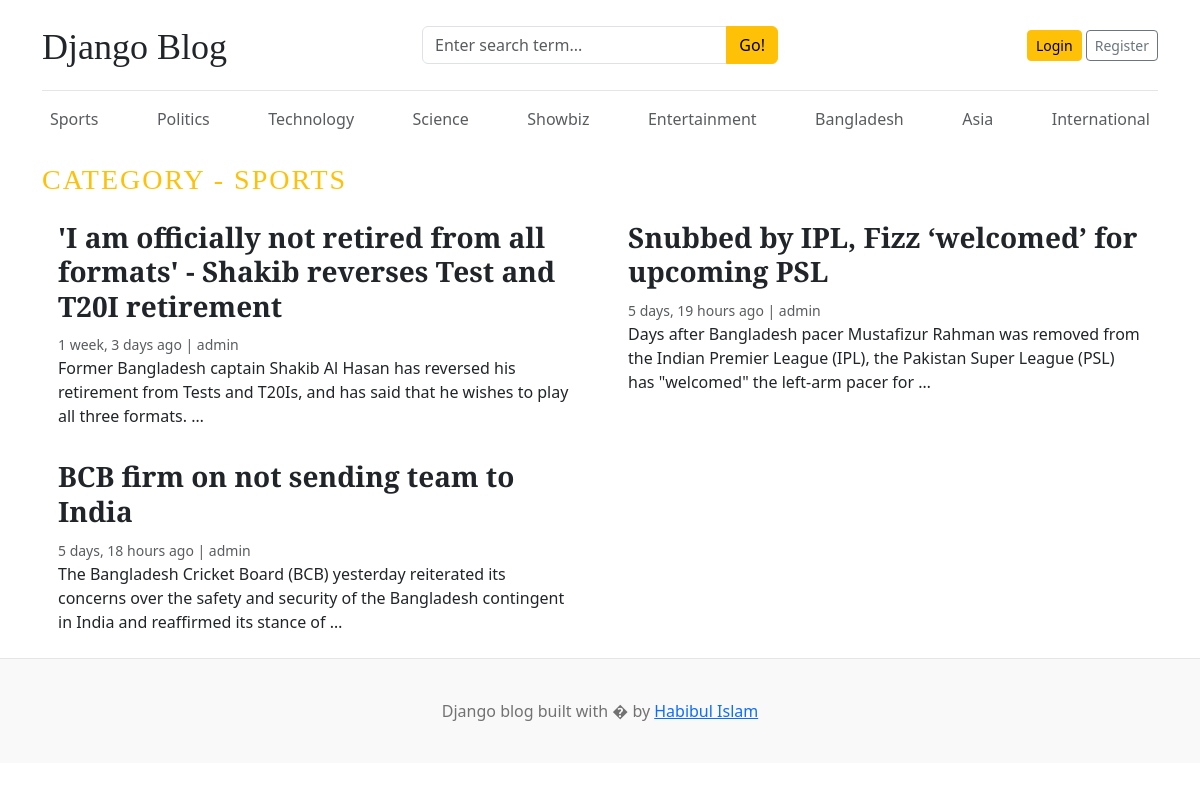
Page /category/1/ on the committed database.
### blogs/models.py (models this page shows, shortened)
class Category(models.Model):
    category_name = models.CharField(max_length=100, unique=True)
    created_at = models.DateTimeField(auto_now=True)
    updated_at = models.DateTimeField(auto_now=True)
    class Meta:
        verbose_name_plural = 'categories'
    def __str__(self):
        return self.category_name

class Blog(models.Model):
    title = models.CharField(max_length=100)
    slug = models.SlugField(max_length=150,unique=True, blank=True)
    category = models.ForeignKey(Category,on_delete=models.CASCADE)
    author = models.ForeignKey(User,on_delete=models.CASCADE)
    featured_image = models.ImageField(upload_to='uploads/%Y/%m/%d/')
    short_description = models.TextField(max_length=500)
    blog_body = models.TextField(max_length=2000)
    status = models.CharField(max_length=20,choices=Status_choice, default='Draft')
    is_featured = models.BooleanField(default=False)
    created_at = models.DateTimeField(auto_now=True)
    updated_at = models.DateTimeField(auto_now=True)
    is_slidePost = models.BooleanField(default=False)

### blogs/views.py (the view)
# urls.py: path('<int:category_id>/', views.post_by_category, name='post_by_category'),
def post_by_category(request, category_id):
    posts = Blog.objects.filter(status="Published",category=category_id)
    category_name = get_object_or_404(Category, id=category_id)
    context = {
        'posts':posts,
        'category_name':category_name,
    }
    return render(request, 'post_by_category.html',context=context)

### blogs/context_processors.py (called while the page is built)
def get_categories(request):
    categories = Category.objects.all()
    return dict(categories=categories)

def get_social_link(request):
    platforms = FollowUs.objects.all()
    return dict(platforms=platforms)

### blogs/templates/post_by_category.html
{% extends "base.html" %}
{% block content %}
  <h3 class="text-uppercase text-warning" style="letter-spacing: 2px;">Category - {{ category_name }}</h3>
  <div class="row mb-2">
    {% if posts %}
    {% for post in posts %}
    <div class="col-md-6">
      <div class="card border-0" >
        <div class="card-body">
          <h3><a href="{% url 'blogs' post.slug %}" class="text-decoration-none text-dark font-weight-bold">{{post.title}}</a></h3>
          <small class="mb-1 text-muted">{{ post.created_at | timesince }} ago | {{ post.author }}</small>
          <p class="card-text">{{ post.short_description | truncatewords:25 }}</p>
        </div>
      </div>
    </div>
    {% endfor %}
    {% else %}
    <p>No posts found</p>
    {% endif %}
  </div>
</div>
{% endblock %}

### templates/base.html (shortened to what this page needs)
{% load static %}
<!DOCTYPE html>
<html lang="en">
<head>
    <link href="https://getbootstrap.com/docs/4.0/dist/css/bootstrap.min.css" rel="stylesheet">
    <link href="https://cdn.jsdelivr.net/npm/bootstrap@5.3.2/dist/css/bootstrap.min.css" rel="stylesheet">
    <link rel="stylesheet" href="https://cdnjs.cloudflare.com/ajax/libs/font-awesome/4.7.0/css/font-awesome.min.css">
    <link href="{% static 'css/blog.css'%}" rel="stylesheet">
  </head>
<body>
    <div class="container">
      <header class="blog-header py-3">
        <div class="row flex-nowrap justify-content-between align-items-center">
          <div class="col-4 pt-1">
            <a class="blog-header-logo text-dark" href="/" style="text-decoration: none !important;">Django Blog</a>
          </div>
          <div class="col-4">
            <form action="{% url 'search' %}" method="GET">
              <div class="input-group">
                <input class="form-control" type="text" name="keyword" value="{{ keyword }}" placeholder="Enter search term..." aria-label="Enter search term..." aria-describedby="button-search" />
                <button type="submit" class="btn btn-warning" id="button-search" type="button">Go!</button>
            </div>
            </form>
          </div>
          <div class="col-4 d-flex justify-content-end align-items-center">
            {% if not user.is_authenticated %}
            <a class="btn btn-sm btn-warning" href="{% url "login" %}">Login</a> &nbsp;
            <a class="btn btn-sm btn-outline-secondary" href="{% url "register" %}">Register</a>
            {% endif %}
          </div>
        </div>
      </header>
      <div class="nav-scroller py-2 mb-3">
        <nav class="nav d-flex justify-content-between">
          {% for category in categories%}
          <a class="p-2 text-muted" href="{% url "post_by_category" category.id%}" style="text-decoration: none !important;">{{category.category_name}}</a>
          {% endfor %}
        </nav>
      </div>
{% block content %}
{% endblock %}
<footer class="blog-footer">
  <p>Django blog built with � by <a href="#">Habibul Islam</a></p>
</footer>
</body>
</html>

### blogapp/static/css/blog.css (style rules this page uses)
.blog-header { border-bottom: 1px solid #e5e5e5; }
.blog-header-logo { font-family: "Playfair Display", Georgia, "Times New Roman", serif; font-size: 2.25rem; }
h1, h2, h3, h4, h5, h6 { font-family: "Playfair Display", Georgia, "Times New Roman", serif; }
.blog-footer { padding: 2.5rem 0; color: #727272; text-align: center; background-color: #f9f9f9; border-top: .05rem solid #e5e5e5; }
.blog-footer p:last-child { margin-bottom: 0; }

### rows in the picture
Category: category_name "Sports", category_name "SPORTS"
Category: category_name "Politics"
Category: category_name "Technology"
Category: category_name "Science"
Category: category_name "Showbiz"
Category: category_name "Entertainment"
Category: category_name "Bangladesh"
Category: category_name "Asia"
Category: category_name "International"
Blog: title "'I am officially not retired from all formats' - Shakib reverses Test and T20I retirement", created_at "1 week, 3 days", author "admin", short_description "Former Bangladesh captain Shakib Al Hasan has reversed his retirement from Tests and T20Is, and has said that he wishes to play all three formats. …"
Blog: title "Snubbed by IPL, Fizz ‘welcomed’ for upcoming PSL", created_at "5 days, 19 hours", author "admin", short_description "Days after Bangladesh pacer Mustafizur Rahman was removed from the Indian Premier League (IPL), the Pakistan Super League (PSL) has \"welcomed\" the left-arm pacer for …"
Blog: title "BCB firm on not sending team to India", created_at "5 days, 18 hours", author "admin", short_description "The Bangladesh Cricket Board (BCB) yesterday reiterated its concerns over the safety and security of the Bangladesh contingent in India and reaffirmed its stance of …"
